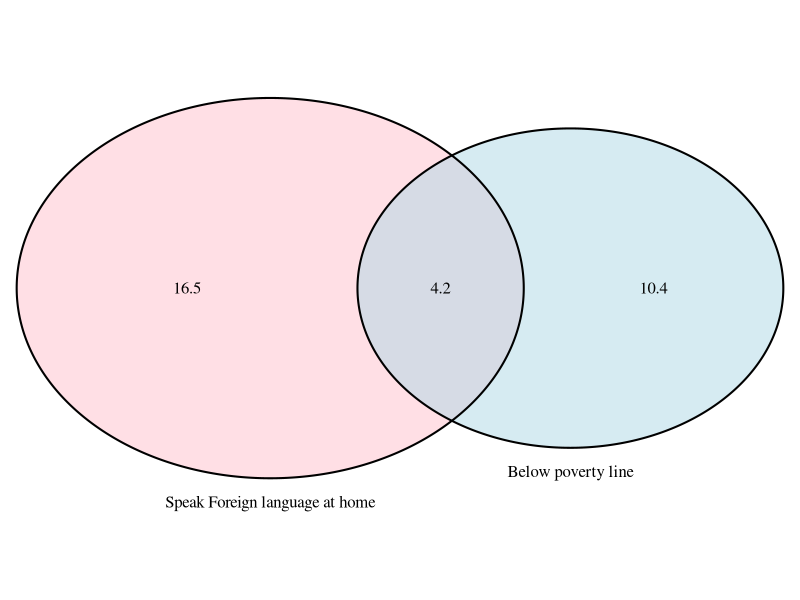
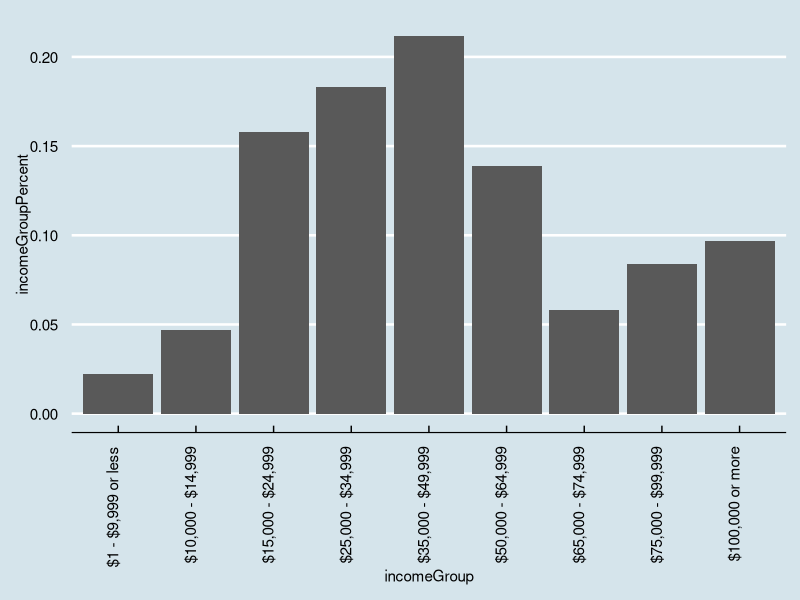

Generate these figures, in order, with R:
## ---- chunk 1
knitr::opts_chunk$set(echo = TRUE)
library(VennDiagram)
library(knitr)
library(kableExtra)
library(tidyverse)
library(ggplot2)
library(ggthemes)
## ---- chunk 2
# source: https://rstudio-pubs-static.s3.amazonaws.com/13301_6641d73cfac741a59c0a851feb99e98b.html

grid.newpage()
draw.pairwise.venn(14.6, 20.7, 4.2, category = c("Below poverty line", "Speak Foreign language at home"), fill = c("light blue", "pink"), alpha = rep(0.5, 2), cat.pos = c(0, 
    0), cat.dist = rep(0.025, 2))


## ---- chunk 3
male <- c('Blue', 'Brown', 'Green')
Brown <- c(23, 23, 9)
Blue <- c(78, 19, 11)
Green <- c(13, 12, 16)
df <- data.frame(Blue, Brown, Green, row.names = male)
df$Totals <- apply(df, 1, sum)
df['Total',] <- colSums(df)

kable(df, align = "c") %>%
  column_spec(1:4, bold = T, color = "#000")%>%
  row_spec(1:4, bold = T, color = "#000")%>%
  kable_styling("striped", full_width = T) %>%
  add_header_above(c(" ", "Partner (female)" = 4))

## ---- chunk 4

p_male_blue <- df['Blue', 'Totals']/df['Total', 'Totals']

p_female_blue <- df['Total', 'Blue']/df['Total', 'Totals']

p_blue_blue <- df['Blue', 'Blue']/df['Total', 'Totals']

P_male_female_blue <- (p_male_blue + p_female_blue) - p_blue_blue # This is to avoid p_blue_blue from being counted twice

cat('The probability that male respondent or his partner has blue eyes is: ', P_male_female_blue)
## ---- chunk 5

p_blue_blue <- df['Blue', 'Blue']/df['Blue', 'Totals']

cat('The probability that both male and his partner have blue eyes is: ', p_blue_blue)
## ---- chunk 6
p_male_brown_female_blue <- df['Brown', 'Blue']/df['Brown', 'Totals']

cat('The probability that male with Brown eyes has a partner with Blue eyes: ', p_male_brown_female_blue)
## ---- chunk 7
p_male_green_female_blue <- df['Green', 'Blue']/df['Green', 'Totals']

cat('The probability that male with Green eyes has a partner with Blue eyes: ', p_male_green_female_blue)

## ---- chunk 8

all.equal(p_blue_blue, p_female_blue)

## ---- chunk 9

identical(p_blue_blue, p_female_blue)

## ---- chunk 10

cat('Since ', p_blue_blue, 'and ', p_female_blue, ' are not equal, the eye colors appear to be dependent')

## ---- chunk 11
books <- c('Fiction', 'Nonfiction')
Hardcover <- c(13, 15)
Paperback <- c(59, 8)
df1 <- data.frame(Hardcover, Paperback, row.names = books)
df1$Totals <- apply(df1, 1, sum)
df1['Total', ] <- colSums(df1)

kable(df1, align = "c") %>%
  column_spec(1:4, bold = T, color = "#000")%>%
  row_spec(1:3, bold = T, color = "#000")%>%
  kable_styling("striped", full_width = T) %>%
  add_header_above(c(" ", "Format" = 3))

## ---- chunk 12
p_hardcover_fiction <- df1['Total', 'Hardcover']/df1['Total', 'Totals']

p_paperback_fiction <- (df1['Fiction', 'Paperback'])/(df1['Total', 'Totals'] - 1)

p <- p_hardcover_fiction * p_paperback_fiction

cat('The probability of these events is:', round(p, 2))
## ---- chunk 13

p_paperback_fiction <- df1['Fiction', 'Paperback']/df1['Total', 'Totals']
p_hardcover1 <- df1['Total', 'Hardcover']/(df1['Total', 'Totals'] - 1)

p1 <- p_hardcover1 * p_paperback_fiction

cat('The probability of these events is:', round(p1, 2))
## ---- chunk 14

p_hardcover_fiction <- df1['Fiction', 'Hardcover']/(df1['Total', 'Totals'])
p_hardcover2 <- (df1['Total', 'Hardcover'] - 1)/(df1['Total', 'Totals'] - 1)

p2 <- p_hardcover2 * p_hardcover_fiction

cat('The probability of these events is:', round(p2, 2))

## ---- chunk 15
P <- p1 + p2
cat('The probability of both events is:', round(P, 4))
## ---- chunk 16

p_hardcover_fiction1 <- df1['Fiction', 'Totals']/(df1['Total', 'Totals'])
p_hardcover3 <- (df1['Total', 'Hardcover'])/(df1['Total', 'Totals'])

p3 <- p_hardcover3 * p_hardcover_fiction1

cat('The probability of these events is:', round(p3, 4))

## ---- chunk 17
baggageFees <- c(0, 25, 35)
probCheck <- c(0.54, 0.34, 0.12)
baggages <- c(0, 1, 2)
fees <- data.frame(baggageFees, probCheck, baggages)
fees$charged <- fees$baggageFees * fees$probCheck
avRevenuePerPassenger <- sum(fees$charged)

paste0 ('The average revenue per passenger is $', avRevenuePerPassenger)
## ---- chunk 18
baggageFees <- c(0, 25, 35)
probCheck <- c(0.54, 0.34, 0.12)
baggages <- c(0, 1, 2)
fees$varPerPersenger <- (fees$baggageFees - avRevenuePerPassenger)^2 * fees$probCheck

stdPerPassenger <- sqrt(sum(fees$varPerPersenger))

paste0('The standard deviation per passenger is ', round(stdPerPassenger, 2))
## ---- chunk 19
expectedRevenue <- 120 * avRevenuePerPassenger
paste0('Expected revenue for a flight of 120 passengers is $', round(expectedRevenue, 2))

std120 <- sqrt(120*stdPerPassenger^2)
paste0('The standard deviation will be: ', round(std120, 2))
## ---- chunk 20
incomeGroup <- c("$1 - $9,999 or less", "$10,000 - $14,999", "$15,000 - $24,999",
          "$25,000 - $34,999", "$35,000 - $49,999", "$50,000 - $64,999", 
          "$65,000 - $74,999", "$75,000 - $99,999", "$100,000 or more")
incomeGroupPercent <- c(.022, .047, .158, .183, .212, .139, .058, .084, 0.097)

incomes <- data.frame(incomeGroup, incomeGroupPercent)

 # The line below prevents ggplot from reordering the graph.
incomes$incomeGroup <- factor(incomes$incomeGroup, levels = incomes$incomeGroup)

kable(incomes, align = "c") %>%
  column_spec(1:2, bold = T, color = "#000")%>%
  row_spec(1:9, bold = T, color = "#000")%>%
  kable_styling("striped", full_width = T) 

## ---- chunk 21
ggplot(data = incomes, aes(incomeGroup, incomeGroupPercent)) + geom_bar(stat = "identity")  + theme_economist() + theme(axis.text.x = element_text(angle = 90, hjust = 1))

## ---- chunk 22

earnBelow50 <- sum(incomes[1:5, 2])
paste0('The probability that the person earns below $50, 000 is: ', earnBelow50)

## ---- chunk 23
paste0('The probability that the person earns below $50, 000 and is a female is: ', earnBelow50 * 0.41)

## ---- chunk 24

paste0('The probability that the person earns below $50, 000 and is a female is: ', 0.41 * 0.718)
